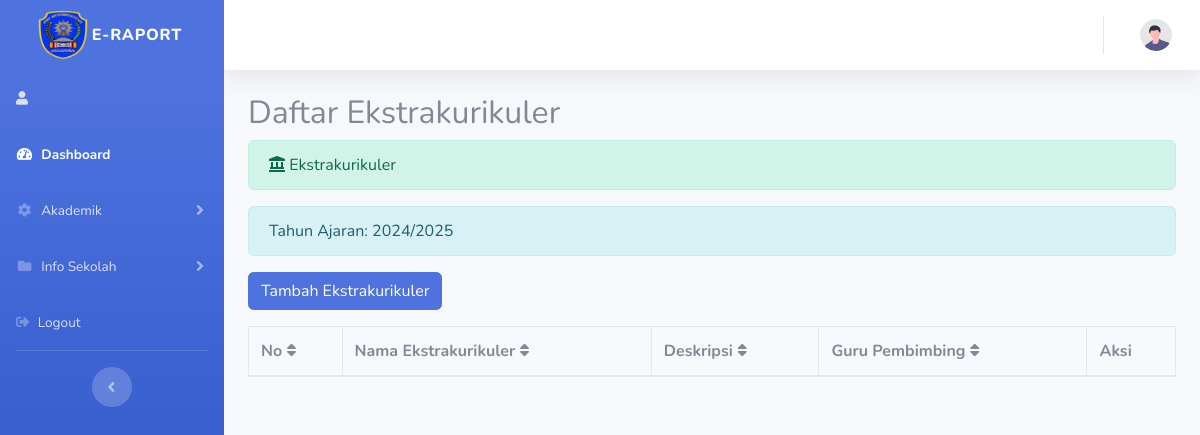
The app's page /index.php/administrator/ekstra, older data.
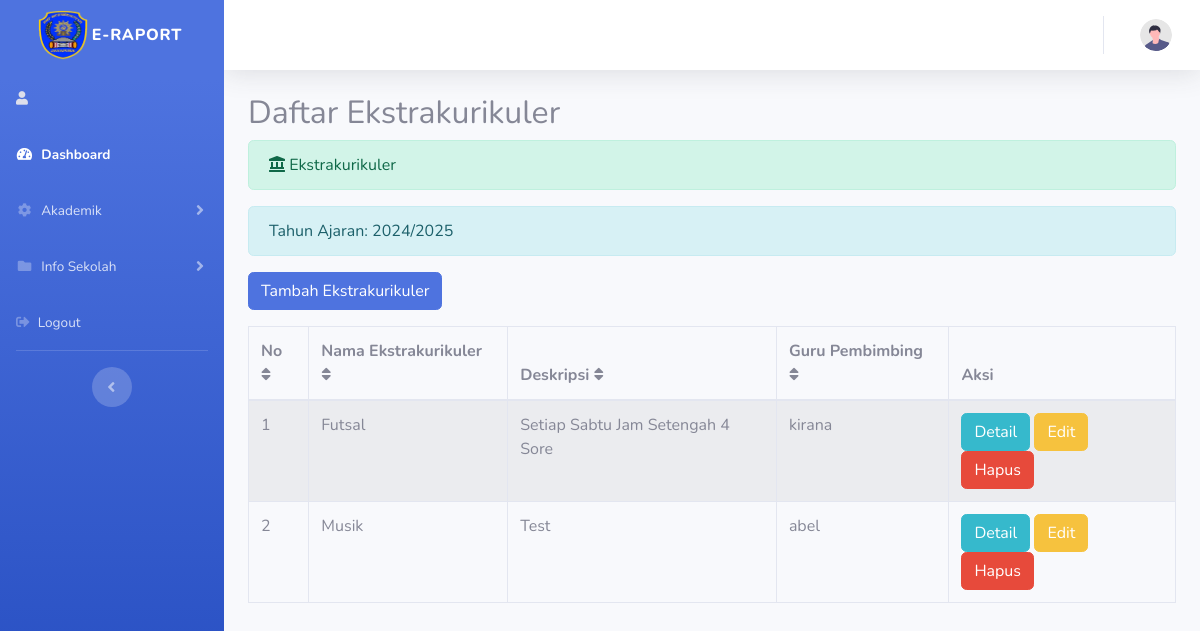
The same page, newer data.
### tables this page shows
CREATE TABLE `ekstra` (
  `id_ekstra` int(50) NOT NULL,
  `nama_ekstra` varchar(100) NOT NULL,
  `deskripsi` text NOT NULL,
  `nik` bigint(50) DEFAULT NULL,
  `id_tahun` bigint(10) DEFAULT NULL
);

CREATE TABLE `guru` (
  `nik` bigint(50) NOT NULL,
  `nama_guru` varchar(100) NOT NULL,
  `alamat` text NOT NULL,
  `jenis_kelamin` varchar(120) NOT NULL,
  `tempat_lahir` text NOT NULL,
  `tgl_lahir` date NOT NULL,
  `agama` varchar(120) NOT NULL,
  `email` varchar(120) NOT NULL,
  `no_telp` varchar(20) NOT NULL,
  `foto` varchar(255) NOT NULL,
  `idu` bigint(50) NOT NULL
);

### application/controllers/administrator/ekstra.php (called while the page is built, shortened)
<?php
class Ekstra extends CI_Controller {
    public function __construct() {
        $this->load->model('Ekstra_model');
        $this->load->model('Guru_model');
        $this->load->model('Kelas_model');
        $this->load->library('session');
    }
    public function index() {
        $data['ekstra'] = $this->Ekstra_model->tampil_data();
        $data['tahun_ajaran'] = $this->Ekstra_model->get_active_tahun_ajaran();
        foreach ($data['ekstra'] as $ek) {
            $guru = $this->Ekstra_model->get_data_guru($ek->nik);
            if (is_object($guru)) {
                $ek->nama_guru = $guru->nama_guru;
            } else {
                $ek->nama_guru = 'Belum ditentukan';
            }
        }
        $this->load->view('templates_administrator/header');
        $this->load->view('templates_administrator/sidebar');
        $this->load->view('administrator/ekstra', $data);
        $this->load->view('templates_administrator/footer');
    }
}

### index.php (called while the page is built, shortened)
<?php
require_once BASEPATH.'core/CodeIgniter.php';

### application/models/ekstra_model.php (called while the page is built, shortened)
<?php
class Ekstra_model extends CI_Model {
    public function tampil_data() {
        return $this->db->get('ekstra')->result();
    }
    public function get_active_tahun_ajaran() {
        $this->db->where('status', 'Aktif');
        return $this->db->get('tahun_ajaran')->row();
    }
}

### application/views/administrator/ekstra.php (the view, shortened to what this page needs)
<div class="container-fluid">
    <h2>Daftar Ekstrakurikuler</h2>
    <div class="alert alert-success" role="alert">
        <i class="fas fa-landmark"></i> Ekstrakurikuler
    </div>
    <div class="alert alert-info" role="alert">
        Tahun Ajaran: <?php echo isset($tahun_ajaran) ? $tahun_ajaran->tahun_ajaran : 'Belum ditentukan'; ?>
    </div>
    <a href="<?php echo base_url('administrator/ekstra/tambah'); ?>" class="btn btn-primary mb-3">Tambah Ekstrakurikuler</a>
    <table id="ekstra_table" class="table table-bordered table-striped table-hover">
        <thead>
            <tr>
                <th class="sort" data-sort="no">
                    No
                    <span class="sort-icon"><i class="fas fa-sort"></i></span>
                </th>
                <th class="sort" data-sort="nama_ekstra">
                    Nama Ekstrakurikuler
                    <span class="sort-icon"><i class="fas fa-sort"></i></span>
                </th>
                <th class="sort" data-sort="deskripsi">
                    Deskripsi
                    <span class="sort-icon"><i class="fas fa-sort"></i></span>
                </th>
                <th class="sort" data-sort="guru_pembimbing">
                    Guru Pembimbing
                    <span class="sort-icon"><i class="fas fa-sort"></i></span>
                </th>
                <th>Aksi</th>
            </tr>
        </thead>
        <tbody class="list">
            <?php $no = 1; foreach ($ekstra as $ek): ?>
                <tr>
                    <td class="no"><?php echo $no++; ?></td>
                    <td class="nama_ekstra"><?php echo $ek->nama_ekstra; ?></td>
                    <td class="deskripsi"><?php echo $ek->deskripsi; ?></td>
                    <td class="guru_pembimbing"><?php echo $ek->nama_guru; ?></td>
                    <td>
                        <a href="<?php echo base_url('administrator/ekstra/detail/'.$ek->id_ekstra); ?>" class="btn btn-info">Detail</a>
                        <a href="<?php echo base_url('administrator/ekstra/update/'.$ek->id_ekstra); ?>" class="btn btn-warning">Edit</a>
                        <a href="<?php echo base_url('administrator/ekstra/delete/'.$ek->id_ekstra); ?>" class="btn btn-danger" onclick="return confirm('Yakin ingin menghapus data ini?')">Hapus</a>
                    </td>
                </tr>
            <?php endforeach; ?>
        </tbody>
    </table>
</div>

Row changes from the older to the newer data that the page shows:
added ekstra: nama_ekstra "Futsal", deskripsi "Setiap Sabtu Jam Setengah 4 Sore", nik.nama_guru "kirana"
added ekstra: nama_ekstra "Musik", deskripsi "Test", nik.nama_guru "abel"
